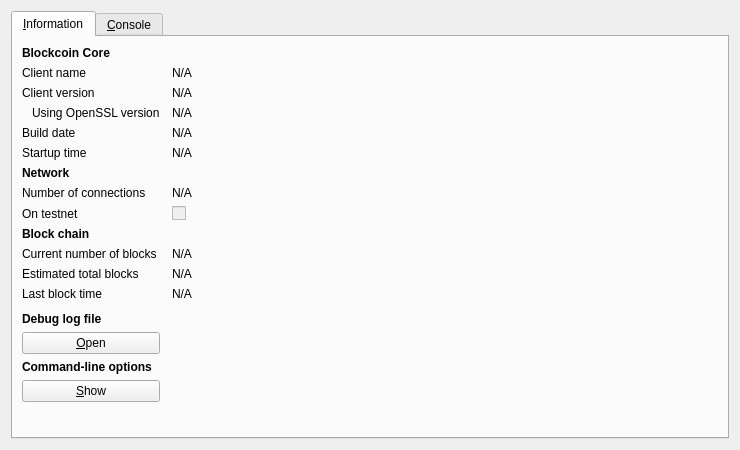
<?xml version="1.0" encoding="UTF-8"?>
<ui version="4.0">
 <class>RPCConsole</class>
 <widget class="QDialog" name="RPCConsole">
  <property name="geometry">
   <rect>
    <x>0</x>
    <y>0</y>
    <width>740</width>
    <height>450</height>
   </rect>
  </property>
  <property name="windowTitle">
   <string>Blockcoin - Debug window</string>
  </property>
  <layout class="QVBoxLayout" name="verticalLayout_2">
   <item>
    <widget class="QTabWidget" name="tabWidget">
     <property name="currentIndex">
      <number>0</number>
     </property>
     <widget class="QWidget" name="tab_info">
      <attribute name="title">
       <string>&amp;Information</string>
      </attribute>
      <layout class="QGridLayout" name="gridLayout" columnstretch="0,1">
       <property name="horizontalSpacing">
        <number>12</number>
       </property>
       <item row="0" column="0">
        <widget class="QLabel" name="label_9">
         <property name="font">
          <font>
           <weight>75</weight>
           <bold>true</bold>
          </font>
         </property>
         <property name="text">
          <string>Blockcoin Core</string>
         </property>
        </widget>
       </item>
       <item row="1" column="0">
        <widget class="QLabel" name="label_5">
         <property name="text">
          <string>Client name</string>
         </property>
        </widget>
       </item>
       <item row="1" column="1">
        <widget class="QLabel" name="clientName">
         <property name="cursor">
          <cursorShape>IBeamCursor</cursorShape>
         </property>
         <property name="text">
          <string>N/A</string>
         </property>
         <property name="textFormat">
          <enum>Qt::PlainText</enum>
         </property>
         <property name="textInteractionFlags">
          <set>Qt::LinksAccessibleByMouse|Qt::TextSelectableByKeyboard|Qt::TextSelectableByMouse</set>
         </property>
        </widget>
       </item>
       <item row="2" column="0">
        <widget class="QLabel" name="label_6">
         <property name="text">
          <string>Client version</string>
         </property>
        </widget>
       </item>
       <item row="2" column="1">
        <widget class="QLabel" name="clientVersion">
         <property name="cursor">
          <cursorShape>IBeamCursor</cursorShape>
         </property>
         <property name="text">
          <string>N/A</string>
         </property>
         <property name="textFormat">
          <enum>Qt::PlainText</enum>
         </property>
         <property name="textInteractionFlags">
          <set>Qt::LinksAccessibleByMouse|Qt::TextSelectableByKeyboard|Qt::TextSelectableByMouse</set>
         </property>
        </widget>
       </item>
       <item row="3" column="0">
        <widget class="QLabel" name="label_14">
         <property name="text">
          <string>Using OpenSSL version</string>
         </property>
         <property name="indent">
          <number>10</number>
         </property>
        </widget>
       </item>
       <item row="3" column="1">
        <widget class="QLabel" name="openSSLVersion">
         <property name="cursor">
          <cursorShape>IBeamCursor</cursorShape>
         </property>
         <property name="text">
          <string>N/A</string>
         </property>
         <property name="textFormat">
          <enum>Qt::PlainText</enum>
         </property>
         <property name="textInteractionFlags">
          <set>Qt::LinksAccessibleByMouse|Qt::TextSelectableByKeyboard|Qt::TextSelectableByMouse</set>
         </property>
        </widget>
       </item>
       <item row="4" column="0">
        <widget class="QLabel" name="label_12">
         <property name="text">
          <string>Build date</string>
         </property>
        </widget>
       </item>
       <item row="4" column="1">
        <widget class="QLabel" name="buildDate">
         <property name="cursor">
          <cursorShape>IBeamCursor</cursorShape>
         </property>
         <property name="text">
          <string>N/A</string>
         </property>
         <property name="textFormat">
          <enum>Qt::PlainText</enum>
         </property>
         <property name="textInteractionFlags">
          <set>Qt::LinksAccessibleByMouse|Qt::TextSelectableByKeyboard|Qt::TextSelectableByMouse</set>
         </property>
        </widget>
       </item>
       <item row="5" column="0">
        <widget class="QLabel" name="label_13">
         <property name="text">
          <string>Startup time</string>
         </property>
        </widget>
       </item>
       <item row="5" column="1">
        <widget class="QLabel" name="startupTime">
         <property name="cursor">
          <cursorShape>IBeamCursor</cursorShape>
         </property>
         <property name="text">
          <string>N/A</string>
         </property>
         <property name="textFormat">
          <enum>Qt::PlainText</enum>
         </property>
         <property name="textInteractionFlags">
          <set>Qt::LinksAccessibleByMouse|Qt::TextSelectableByKeyboard|Qt::TextSelectableByMouse</set>
         </property>
        </widget>
       </item>
       <item row="6" column="0">
        <widget class="QLabel" name="label_11">
         <property name="font">
          <font>
           <weight>75</weight>
           <bold>true</bold>
          </font>
         </property>
         <property name="text">
          <string>Network</string>
         </property>
        </widget>
       </item>
       <item row="7" column="0">
        <widget class="QLabel" name="label_7">
         <property name="text">
          <string>Number of connections</string>
         </property>
        </widget>
       </item>
       <item row="7" column="1">
        <widget class="QLabel" name="numberOfConnections">
         <property name="cursor">
          <cursorShape>IBeamCursor</cursorShape>
         </property>
         <property name="text">
          <string>N/A</string>
         </property>
         <property name="textFormat">
          <enum>Qt::PlainText</enum>
         </property>
         <property name="textInteractionFlags">
          <set>Qt::LinksAccessibleByMouse|Qt::TextSelectableByKeyboard|Qt::TextSelectableByMouse</set>
         </property>
        </widget>
       </item>
       <item row="8" column="0">
        <widget class="QLabel" name="label_8">
         <property name="text">
          <string>On testnet</string>
         </property>
        </widget>
       </item>
       <item row="8" column="1">
        <widget class="QCheckBox" name="isTestNet">
         <property name="enabled">
          <bool>false</bool>
         </property>
         <property name="text">
          <string/>
         </property>
        </widget>
       </item>
       <item row="9" column="0">
        <widget class="QLabel" name="label_10">
         <property name="font">
          <font>
           <weight>75</weight>
           <bold>true</bold>
          </font>
         </property>
         <property name="text">
          <string>Block chain</string>
         </property>
        </widget>
       </item>
       <item row="10" column="0">
        <widget class="QLabel" name="label_3">
         <property name="text">
          <string>Current number of blocks</string>
         </property>
        </widget>
       </item>
       <item row="10" column="1">
        <widget class="QLabel" name="numberOfBlocks">
         <property name="cursor">
          <cursorShape>IBeamCursor</cursorShape>
         </property>
         <property name="text">
          <string>N/A</string>
         </property>
         <property name="textFormat">
          <enum>Qt::PlainText</enum>
         </property>
         <property name="textInteractionFlags">
          <set>Qt::LinksAccessibleByMouse|Qt::TextSelectableByKeyboard|Qt::TextSelectableByMouse</set>
         </property>
        </widget>
       </item>
       <item row="11" column="0">
        <widget class="QLabel" name="label_4">
         <property name="text">
          <string>Estimated total blocks</string>
         </property>
        </widget>
       </item>
       <item row="11" column="1">
        <widget class="QLabel" name="totalBlocks">
         <property name="cursor">
          <cursorShape>IBeamCursor</cursorShape>
         </property>
         <property name="text">
          <string>N/A</string>
         </property>
         <property name="textFormat">
          <enum>Qt::PlainText</enum>
         </property>
         <property name="textInteractionFlags">
          <set>Qt::LinksAccessibleByMouse|Qt::TextSelectableByKeyboard|Qt::TextSelectableByMouse</set>
         </property>
        </widget>
       </item>
       <item row="12" column="0">
        <widget class="QLabel" name="label_2">
         <property name="text">
          <string>Last block time</string>
         </property>
        </widget>
       </item>
       <item row="12" column="1">
        <widget class="QLabel" name="lastBlockTime">
         <property name="cursor">
          <cursorShape>IBeamCursor</cursorShape>
         </property>
         <property name="text">
          <string>N/A</string>
         </property>
         <property name="textFormat">
          <enum>Qt::PlainText</enum>
         </property>
         <property name="textInteractionFlags">
          <set>Qt::LinksAccessibleByMouse|Qt::TextSelectableByKeyboard|Qt::TextSelectableByMouse</set>
         </property>
        </widget>
       </item>
       <item row="13" column="0">
        <spacer name="verticalSpacer_2">
         <property name="orientation">
          <enum>Qt::Vertical</enum>
         </property>
         <property name="sizeHint" stdset="0">
          <size>
           <width>20</width>
           <height>20</height>
          </size>
         </property>
        </spacer>
       </item>
       <item row="14" column="0">
        <widget class="QLabel" name="labelDebugLogfile">
         <property name="font">
          <font>
           <weight>75</weight>
           <bold>true</bold>
          </font>
         </property>
         <property name="text">
          <string>Debug log file</string>
         </property>
        </widget>
       </item>
       <item row="15" column="0">
        <widget class="QPushButton" name="openDebugLogfileButton">
         <property name="toolTip">
          <string>Open the Blockcoin debug log file from the current data directory. This can take a few seconds for large log files.</string>
         </property>
         <property name="text">
          <string>&amp;Open</string>
         </property>
         <property name="autoDefault">
          <bool>false</bool>
         </property>
        </widget>
       </item>
       <item row="16" column="0">
        <widget class="QLabel" name="labelCLOptions">
         <property name="font">
          <font>
           <weight>75</weight>
           <bold>true</bold>
          </font>
         </property>
         <property name="text">
          <string>Command-line options</string>
         </property>
        </widget>
       </item>
       <item row="17" column="0">
        <widget class="QPushButton" name="showCLOptionsButton">
         <property name="toolTip">
          <string>Show the Blockcoin-Qt help message to get a list with possible Blockcoin command-line options.</string>
         </property>
         <property name="text">
          <string>&amp;Show</string>
         </property>
         <property name="autoDefault">
          <bool>false</bool>
         </property>
        </widget>
       </item>
       <item row="18" column="0">
        <spacer name="verticalSpacer">
         <property name="orientation">
          <enum>Qt::Vertical</enum>
         </property>
         <property name="sizeHint" stdset="0">
          <size>
           <width>20</width>
           <height>40</height>
          </size>
         </property>
        </spacer>
       </item>
      </layout>
     </widget>
     <widget class="QWidget" name="tab_console">
      <attribute name="title">
       <string>&amp;Console</string>
      </attribute>
      <layout class="QVBoxLayout" name="verticalLayout_3">
       <property name="spacing">
        <number>3</number>
       </property>
       <item>
        <widget class="QTextEdit" name="messagesWidget">
         <property name="minimumSize">
          <size>
           <width>0</width>
           <height>100</height>
          </size>
         </property>
         <property name="readOnly">
          <bool>true</bool>
         </property>
         <property name="tabKeyNavigation" stdset="0">
          <bool>false</bool>
         </property>
         <property name="columnCount" stdset="0">
          <number>2</number>
         </property>
        </widget>
       </item>
       <item>
        <layout class="QHBoxLayout" name="horizontalLayout">
         <property name="spacing">
          <number>3</number>
         </property>
         <item>
          <widget class="QLabel" name="label">
           <property name="text">
            <string notr="true">&gt;</string>
           </property>
          </widget>
         </item>
         <item>
          <widget class="QLineEdit" name="lineEdit"/>
         </item>
         <item>
          <widget class="QPushButton" name="clearButton">
           <property name="maximumSize">
            <size>
             <width>24</width>
             <height>24</height>
            </size>
           </property>
           <property name="toolTip">
            <string>Clear console</string>
           </property>
           <property name="text">
            <string/>
           </property>
           <property name="icon">
            <iconset resource="../bitcoin.qrc">
             <normaloff>:/icons/remove</normaloff>:/icons/remove</iconset>
           </property>
           <property name="shortcut">
            <string notr="true">Ctrl+L</string>
           </property>
           <property name="autoDefault">
            <bool>false</bool>
           </property>
          </widget>
         </item>
        </layout>
       </item>
      </layout>
     </widget>
    </widget>
   </item>
  </layout>
 </widget>
 <resources>
  <include location="../bitcoin.qrc"/>
 </resources>
 <connections/>
</ui>
